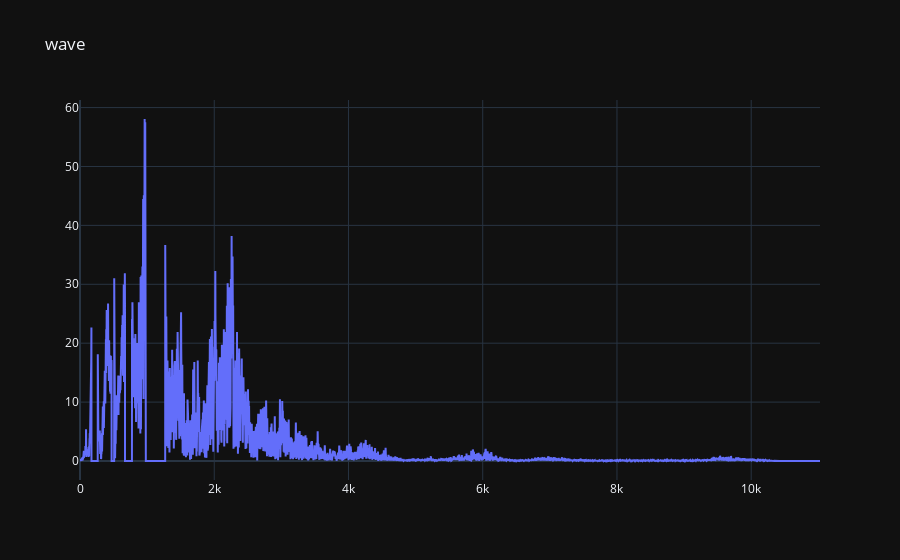

The notebook cell this image was saved under:
### Code cell
# function calls for adjusting the curve according to the value and range list of each slider
equalizerRange_Window(song_magnitude,song_frequency,ae,-5)
# equalizerRange_Window(song_magnitude,song_frequency,bass,1.5)

plotFourierMag(new_mag)
song_edited = calc_inv_fourier(new_mag, song_phase)

### Figure 1 — Plotly figure (JSON) as saved in the notebook; plotly's stock layout.template omitted (floating-point values rounded to 4 significant figures; data arrays with more than 128 entries replaced by an {"elided": "..."} marker saying what was removed)
{"data": [{"x": {"elided": "11026 float values"}, "y": {"elided": "11026 float values"}, "type": "scatter"}], "layout": {"title": {"text": "wave"}}}
